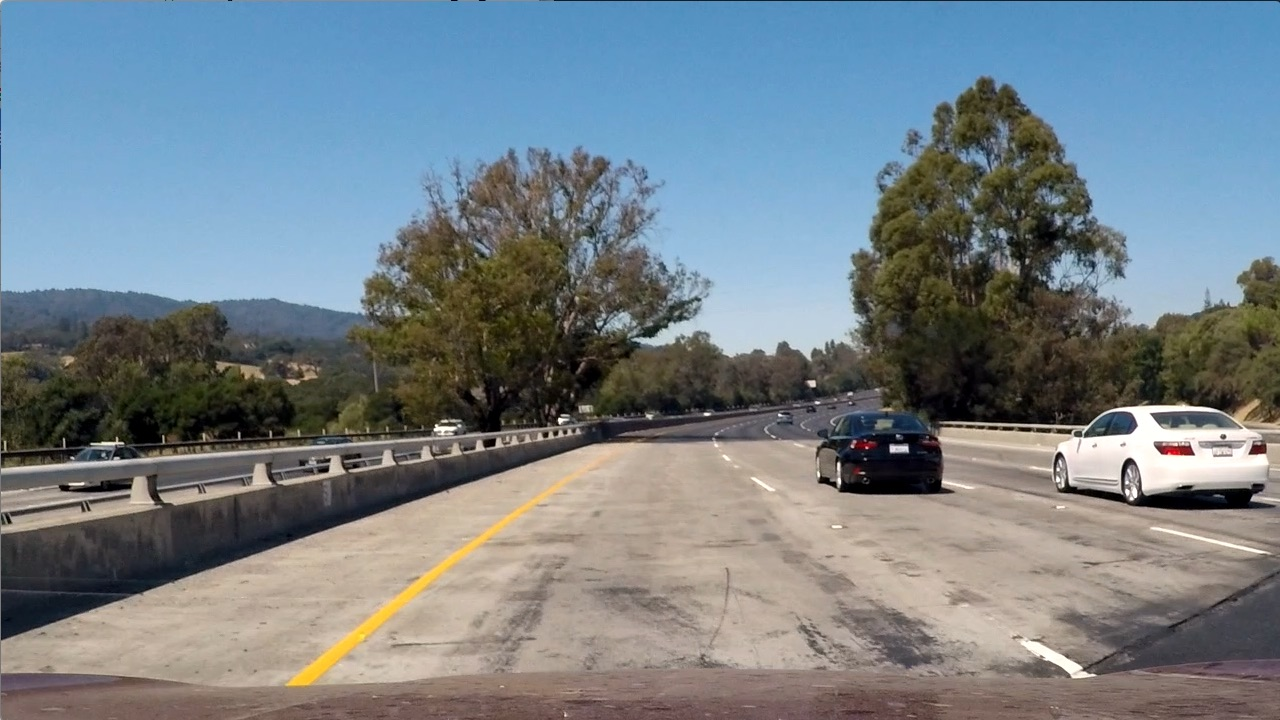
#> input picture phase 2/test_images/test1.jpg, 1280 x 720 px
$ python -i pipeline.py   (imports and definitions only)   (older library calls are emulated)
#> lines starting #> are read from the running program, lines starting #| are printed output that depends on the picture; after the words box and inside, x2 and y2 are one past the last pixel; in counts of white or black regions, pixels touching at a corner belong together
import numpy as np
import cv2
import glob
from PIL import Image
from moviepy.editor import VideoFileClip
import sys

# [1 line not run here, left out]
objpoints = []
imgpoints = []
outimages = []
originalImages = []

objp = np.zeros((6*9,3), np.float32)
objp[:,:2] = np.mgrid[0:9,0:6].T.reshape(-1,2) # x and y cordinates.
mode = int(sys.argv[3])
# [13 lines not run here, left out]

index = 10
# [1 line that did not run here, left out]
# [1 line that did not run here, left out]

# [1 line that did not run here, left out]

# [4 lines left out: function undistort, not called in this run]

# magnitude thresholding
def thresh_mag(img, kernel=3, thresh=[0,255]):
    x= cv2.Sobel(img, cv2.CV_64F, 1, 0, ksize=kernel)
    y= cv2.Sobel(img, cv2.CV_64F, 0, 1, ksize=kernel)
    #gradient magnitude
    mag_grad= np.sqrt(x**2 + y**2)
    #rescaling to 8 bits
    scale = np.max(mag_grad)/255
    mag_grad = (mag_grad/scale).astype(np.uint8)
    output = np.zeros_like(mag_grad)
    output[(mag_grad >= thresh[0]) & (mag_grad <= thresh[1])] = 1

    return output

def grad_dir(img, kernel=3, thresh=[0, np.pi/2]):
    x = cv2.Sobel(img, cv2.CV_64F, 1, 0, ksize=kernel)
    y = cv2.Sobel(img, cv2.CV_64F, 0, 1, ksize=kernel)
    # Take the absolute value of the gradient direction,
    # apply a threshold, and create a binary image result
    absolute_grad = np.arctan2(np.absolute(y), np.absolute(x))
    output =  np.zeros_like(absolute_grad)
    output[(absolute_grad >= thresh[0]) & (absolute_grad <= thresh[1])] = 1

    return output

def abs_thresh(img,thresh=[0,255]):
    gray_scaled = cv2.cvtColor(img, cv2.COLOR_RGB2GRAY)
    abs_x =np.absolute(cv2.Sobel(gray_scaled, cv2.CV_64F, 1, 0))
    abs_y =np.absolute(cv2.Sobel(gray_scaled, cv2.CV_64F, 0, 1))
    scaled_x= np.uint8(255*abs_x/np.max(abs_x))
    scaled_y= np.uint8(255*abs_y/np.max(abs_y))

    output_x =np.zeros_like(scaled_x)
    output_y =np.zeros_like(scaled_y)
    output_x[(scaled_x >= thresh[0]) & (scaled_x <= thresh[1])] = 1
    output_y[(scaled_y >= thresh[0]) & (scaled_y <= thresh[1])] = 1

    return output_x, output_y

def combined(img):
    hls = cv2.cvtColor(img, cv2.COLOR_RGB2HLS)
    s_channel = hls[:,:,2]
    abs_x,abs_y = abs_thresh(img=img,thresh=[20,100])
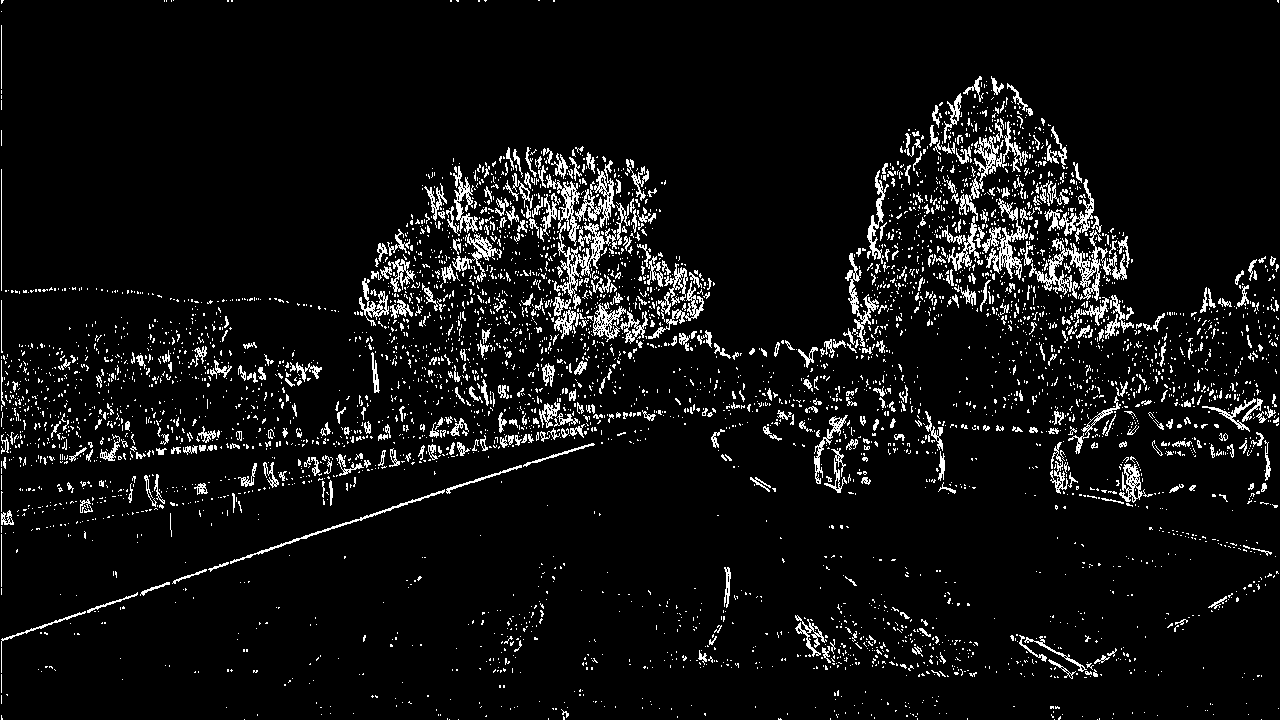
#> abs_x: shape (720, 1280); values 0 (black) and 1 (white), 6.6% white in thin lines or dots
#> abs_y: shape (720, 1280); values 0 (black) and 1 (white), 9.4% white in thin lines or dots
    dir_s =grad_dir(s_channel,15,[0.7,1.3])
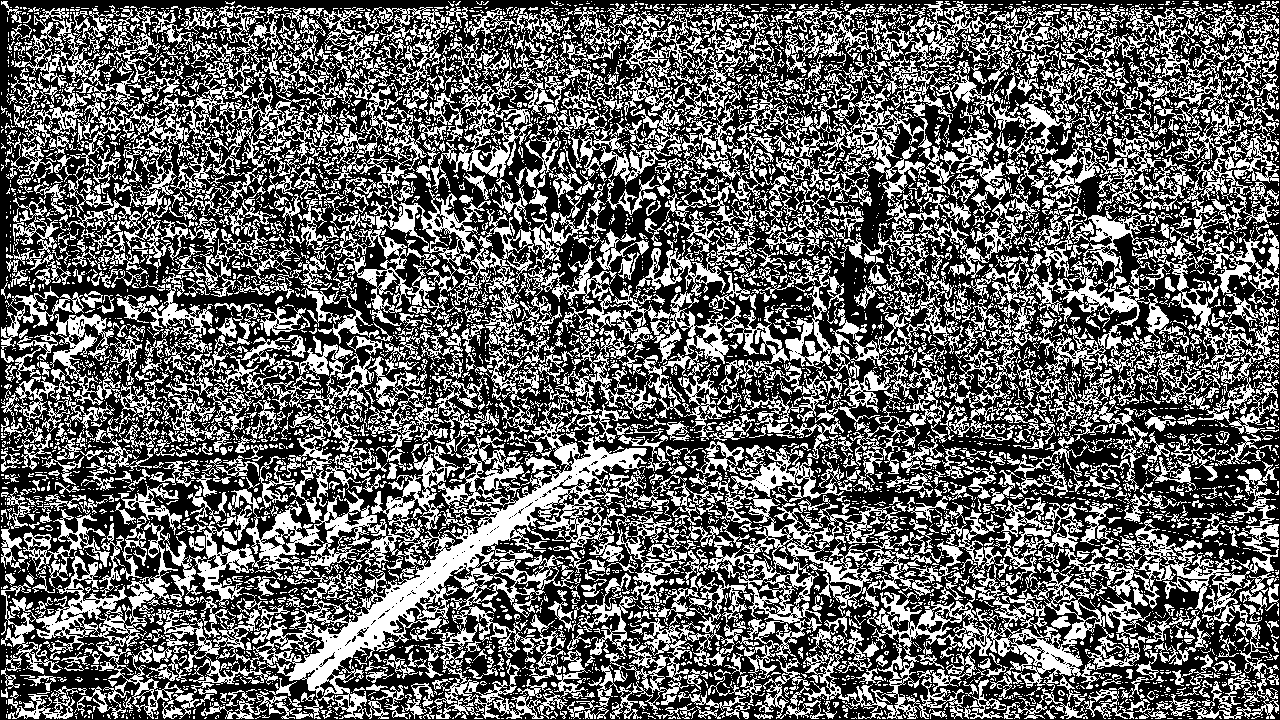
#> dir_s: shape (720, 1280) float64; values 0 (black) and 1 (white), 39.4% white; 6668 white regions (5293 under 20 px), largest, box (x1, y1, x2, y2) and area: (156, 209, 647, 719) 37909, (683, 445, 914, 679) 11457, (11, 15, 338, 208) 11452
    mag_s= thresh_mag(img=s_channel,kernel=3,thresh=[20,100])
#> in thresh_mag, `mag_grad= np.sqrt(x**2 + y**2)`:
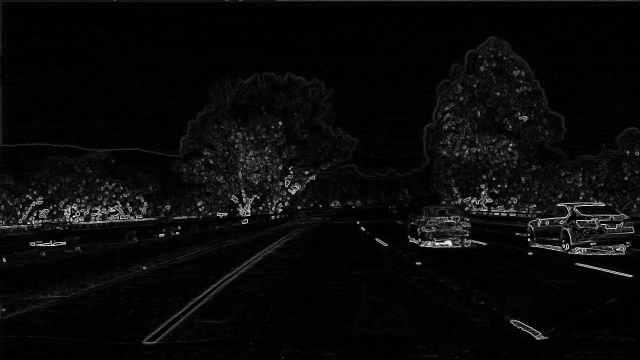
#> mag_grad: shape (720, 1280) float64 (shown at 1/2 size); min 0, max 1140.4, mean 45.3; drawn with min black and max white
#> in thresh_mag, `scale = np.max(mag_grad)/255`: scale = 4.47
#> mag_s: shape (720, 1280); values 0 (black) and 1 (white), 10% white in thin lines or dots

    combined = np.zeros_like(dir_s)
    combined[((abs_x == 1) & (abs_y == 1)) | ((mag_s == 1) & (dir_s == 1))] = 1
    return combined

# [1 line not run here, left out]

# [1 line that did not run here, left out]

# [1 line that did not run here, left out]
# [1 line that did not run here, left out]

bottomY = 720
topY = 455


left1 = (190, bottomY)
left1_x, left1_y = left1
left2 = (585, topY)
left2_x, left2_y = left2

right1 = (705, topY)
right1_x, right1_y = right1

right2 = (970, bottomY)
right2_x, right2_y = right2
# [1 line that did not run here, left out]
src = np.float32([
    [left2_x, left2_y],
    [right1_x, right1_y],
    [right2_x, right2_y],
    [left1_x, left1_y]
])
# [1 line that did not run here, left out]
# [1 line that did not run here, left out]
# [1 line that did not run here, left out]
offset = 200
# [6 lines that did not run here, left out]
# [1 line that did not run here, left out]
# [1 line that did not run here, left out]
# [1 line that did not run here, left out]
# [1 line that did not run here, left out]


# [150 lines left out: functions get_lane_poly, poly_fast, curvature_estimation, add_lane, not called in this run]

left_fit_img = None
right_fit_img = None

# [61 lines left out: function process_image, not called in this run]

project_output_file = sys.argv[2]
# [1 line that did not run here, left out]

# [1 line that did not run here, left out]
# [1 line not run here, left out]

>>> import cv2
>>> picture = cv2.cvtColor(cv2.imread('phase 2/test_images/test1.jpg'), cv2.COLOR_BGR2RGB)
>>> result = combined(picture)
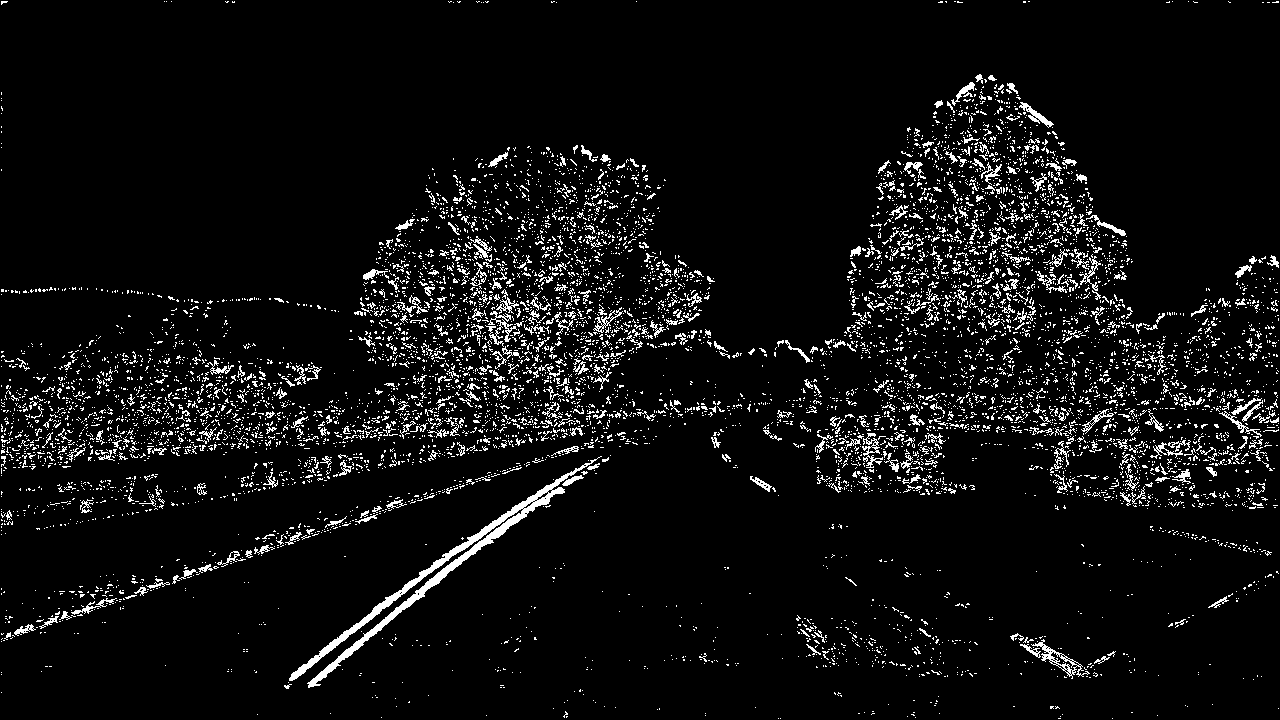
#> result: shape (720, 1280) float64; values 0 (black) and 1 (white), 6.1% white in thin lines or dots

$ run again, on phase 2/test_images/test2.jpg
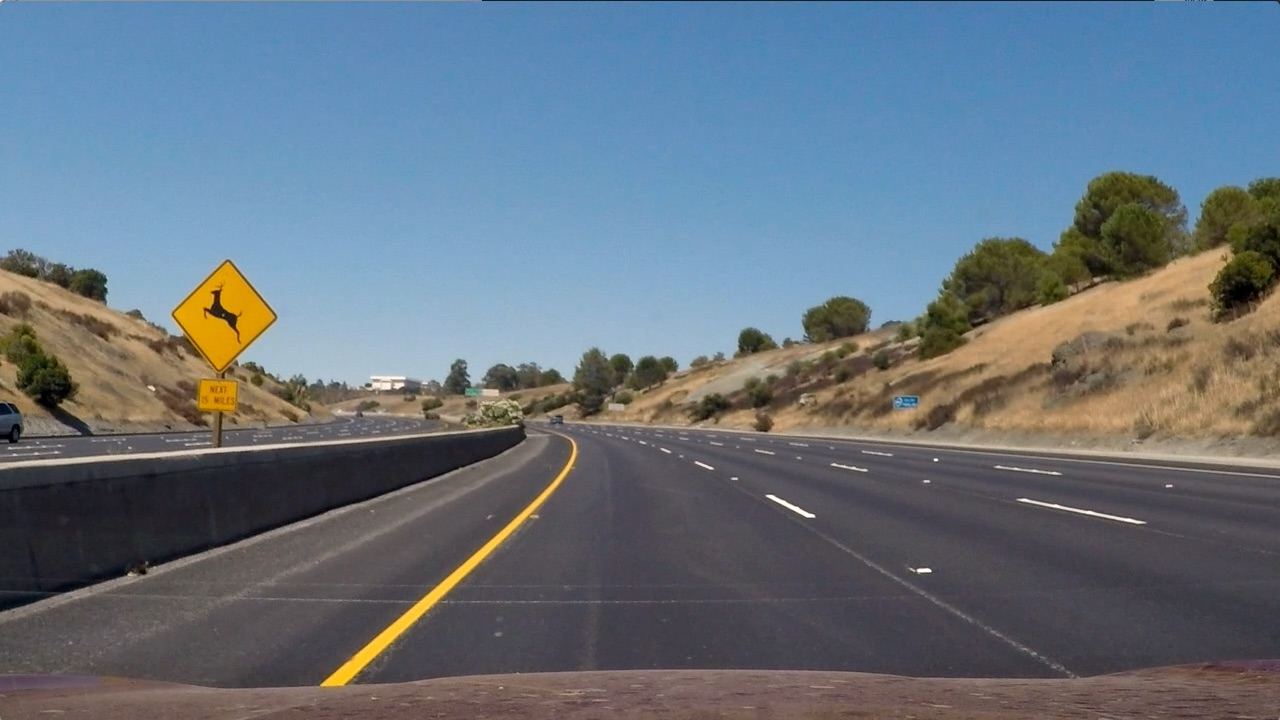
#> input picture phase 2/test_images/test2.jpg, 1280 x 720 px
#> hls: shape (720, 1280, 3); mean of channels 0, 1, 2 86.2, 113.9, 64.8
#> in combined, `abs_x,abs_y = abs_thresh(img=img,thresh=[20,100])`:
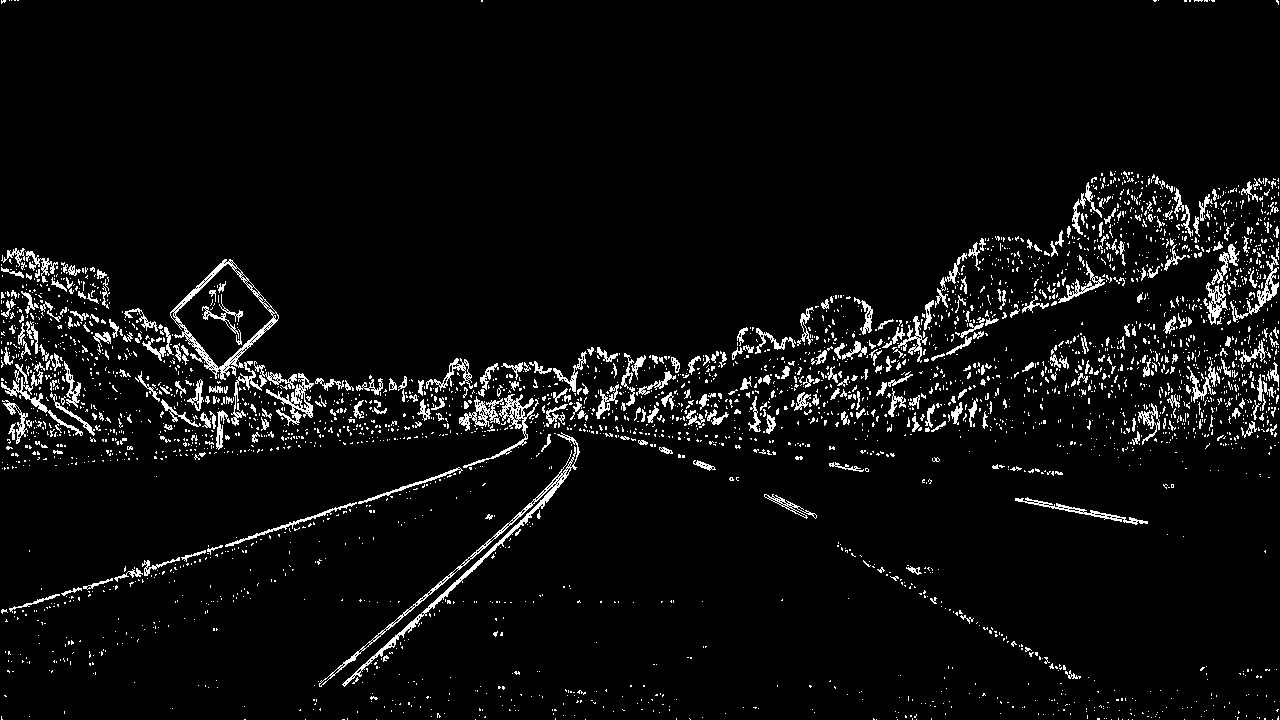
#> abs_x: shape (720, 1280); values 0 (black) and 1 (white), 5% white in thin lines or dots
#> dir_s: shape (720, 1280) float64; values 0 (black) and 1 (white), 38.2% white in thin lines or dots
#> scale = 4.47
#> mag_s: shape (720, 1280); values 0 (black) and 1 (white), 4.8% white in thin lines or dots
#> `result = combined(picture)`:
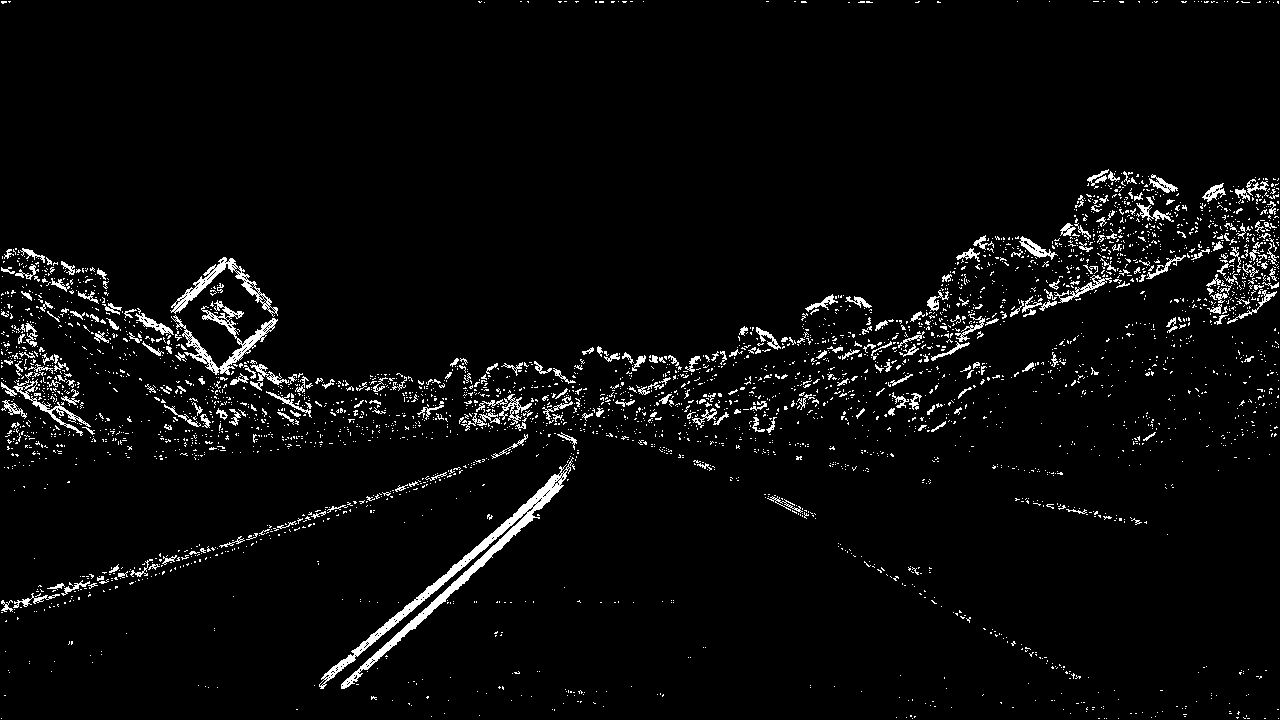
#> result: shape (720, 1280) float64; values 0 (black) and 1 (white), 3.9% white in thin lines or dots
